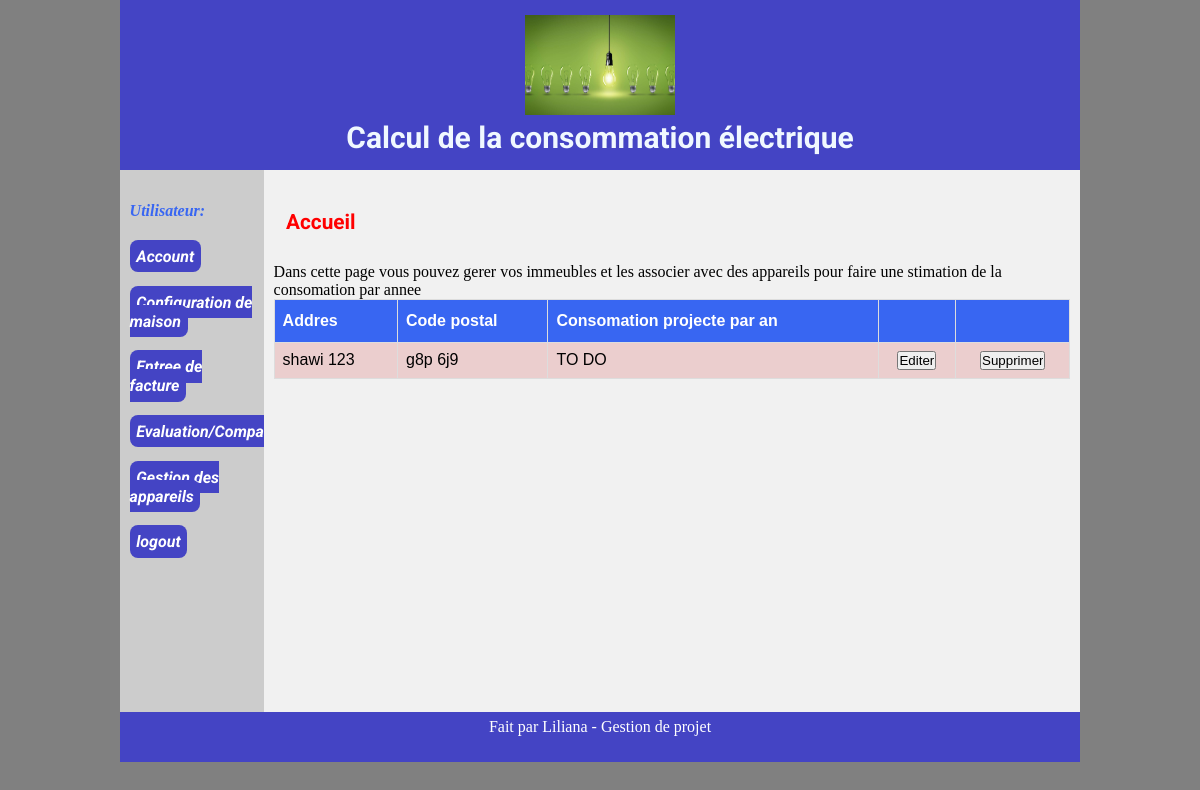
The app's page /account.php, older data.
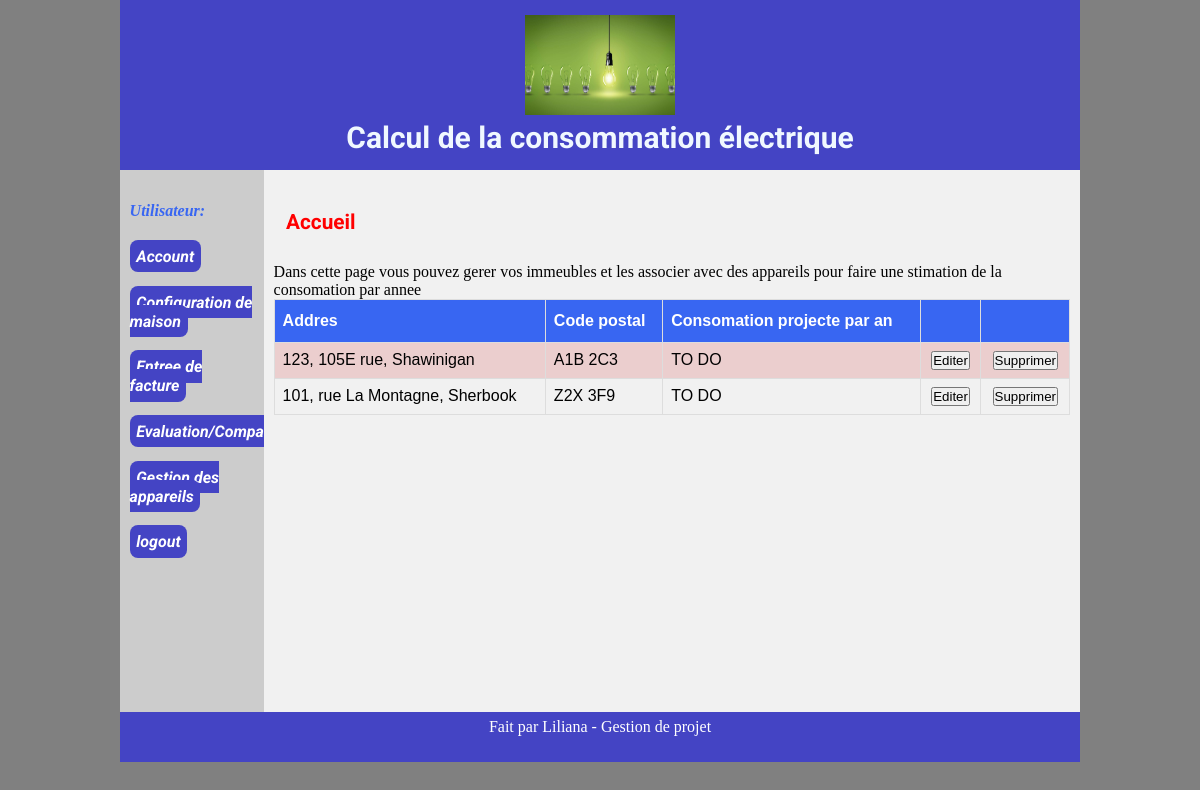
The same page, newer data.
### tables this page shows
create table if not exists  maison(
	id bigint auto_increment primary key,
	address varchar(128),
	postal_code  varchar(128),
	utilisateur_id bigint,
	constraint fk_utilisateur foreign key(utilisateur_id) references utilisateur(id) ON DELETE CASCADE ON UPDATE CASCADE
);

### db/autoloader.php (called while the page is built, shortened)
<?php
function autoload_modelrepository($class)
{
    $file = 'db/model-repository/'.$class.'.php';
}
function autoload_model($class)
{
    $file = 'db/model/'.$class.'.php';
}

### config.php (called while the page is built, shortened)
<?php
require_once 'db/autoloader.php';
$config = new ModelRepositoryConfig(NOM_BD, ADRESSE_HOTE_BD, NOM_UTILISATEUR_BD, MDP_BD);

### db/model-repository/ModelRepository.php (called while the page is built, shortened)
<?php
abstract class ModelRepository
{
    public function __construct(ModelRepositoryConfig $config)
    {
        $this->config = $config;
        $this->connexion = new PDO(
            $this->config->creerChaineConnexion(),
            $this->config->getNomUtilisateur(),
            $this->config->getMotDePasse(),
            array(
                PDO::ATTR_PERSISTENT => true,
                PDO::ATTR_ERRMODE => PDO::ERRMODE_EXCEPTION,
                PDO::MYSQL_ATTR_FOUND_ROWS => true
            )
        );
    }
}

### db/model-repository/ModelRepositoryConfig.php (called while the page is built, shortened)
<?php
class ModelRepositoryConfig
{
    private string $nomBD;
    private string $adresseHote;
    private string $nomUtilisateur;
    private string $motDePasse;
    private string $encodage;
    private string $moteur;
    public function __construct(
        string $nomBD,
        string $adresseHote,
        string $nomUtilisateur,
        string $motDePasse,
        string $encodage = 'utf8mb4',
        string $moteur = 'mysql'
    )
    {
        $this->nomBD = $nomBD;
        $this->adresseHote = $adresseHote;
        $this->nomUtilisateur = $nomUtilisateur;
        $this->motDePasse = $motDePasse;
        $this->encodage = $encodage;
        $this->moteur = $moteur;
    }
    public function creerChaineConnexion() : string
    {
        return "$this->moteur:dbname=$this->nomBD;host=$this->adresseHote;charset=$this->encodage;";
    }
    public function getNomUtilisateur() : string
    {
        return $this->nomUtilisateur;
    }
    public function getMotDePasse() : string
    {
        return $this->motDePasse;
    }
}

### db/model-repository/MaisonRepository.php (called while the page is built, shortened)
<?php
class MaisonRepository extends ModelRepository
{
    public function selectAll(): array
    {
        $requete = $this->connexion->prepare("SELECT * FROM maison");
        $requete->execute();
        $maisons = array();
        while ($record = $requete->fetch())
        {
            $maison = new Maison($record['address'], $record['postal_code'], $record['utilisateur_id'], $record['id']);
            $maisons[] = $maison;
        }
        return $maisons;
    }
}

### db/model/Maison.php (called while the page is built, shortened)
<?php
class Maison
{
    private string $address;
    private string $codePostal;
        public function setId($id): self
        {
                return $this;
        }
        public function getAddress(): string
        {
                return $this->address;
        }
        public function setAddress($address): self
        {
                $this->address = $address;
                return $this;
        }
        public function getCodePostal(): string
        {
                return $this->codePostal;
        }
        public function setCodePostal($codePostal): self
        {
                $this->codePostal = $codePostal;
                return $this;
        }
        public function setUtilisateurId($utilisateur_id): self
        {
                return $this;
        }
}
?>

### account.php (the view, shortened to what this page needs)
<?php
require_once 'config.php';
$maisonRepo = new MaisonRepository($config);
?>
<!DOCTYPE html>
<html>
<head>
    <link rel="stylesheet" href="mystyle.css">
</head>
<body>
    <?php
    require_once 'section/header.php';
    ?>
    <div class="container">
        <?php
        require_once 'section/menu-logged.php';
        ?>
        <div class="panel">
            <div class="panel-title">
                <h1>Accueil</h1>
            </div>
            <div class="panel-body">
                <P>Dans cette page vous pouvez gerer vos immeubles et les associer avec des appareils pour faire une stimation de la consomation par annee</P>
                <table>
                    <tr>
                        <th>Addres</th>
                        <th>Code postal</th>
                        <th>Consomation projecte par an</th>
                        <th></th>
                        <th></th>
                    </tr>
                    <?php
                    $maisons = $maisonRepo->selectAll();
                    foreach ($maisons as $maison)
                    {
                    ?>
                        <tr>
                            <td><?= $maison->getAddress() ?></td>
                            <td><?= $maison->getCodePostal() ?></td>
                            <td>TO DO</td>
                            <td class="td-center">
                                <form name="editerMaisson" action="account.php" method="post">
                                    <input type="submit" name="boutonEditerMaison" value="Editer">
                                </form>
                            </td>
                            <td class="td-center">
                                <form name="supprimerMaison" action="account.php" method="post">
                                    <input type="submit" name="boutonSupprimer" value="Supprimer">
                                </form>
                            </td>
                        </tr>
                    <?php
                    }
                    ?>
                </table>
            </div>
        </div>
    </div>
    <?php
    require_once 'section/footer.php';
    ?>
</body>
</html>

### section/header.php
<div class ="header" >
    <img src="images/image.jpg" alt="Ampoules" width="150" height="100">
    <h2>Calcul de la consommation électrique</h2>
</div>

### section/menu-logged.php
<div class = "menu">
    <p class="utilisateur"> Utilisateur: <?= $_SESSION["username"] ?> </p>
    <ul>
      <li><a class = "menu_option" href="account.php">Account</a></li>
      <li><a class = "menu_option" href="configurationmaison.php">Configuration de maison</a></li>
      <li><a class = "menu_option" href="entreefacture.php">Entree de facture</a></li>
      <li><a class = "menu_option" href="evaluation.php">Evaluation/Comparaison</a></li>
      <li><a class = "menu_option" href="gestionappareil.php">Gestion des appareils</a></li>
      <li><a class = "menu_option" href="index.php">logout</a></li>
    </ul>
</div>

### section/footer.php
<div class="footer">
    <p>Fait par Liliana - Gestion de projet</p>
</div>

### mystyle.css (style rules this page uses)
* { margin: 0; padding: 0; box-sizing: border-box; }
body { margin: auto; width: 80%; background: grey; }
.header { background-color: #4444c4; font-family: 'Roboto', sans-serif; padding: 15px; text-align: center; font-size: 20px; color: aliceblue; }
.menu { float: left; width: 15%; background: #ccc; padding: 20px; padding: 2em .6em; min-height: calc(74vh - 50px); }
.menu ul { list-style-type: none; }
li { padding-top: 20pt; }
.menu_option { background: #4444c4; color: #fff; font-family: 'Roboto', sans-serif; font-weight: bold; font-size: 1rem; font-style: italic; padding: 5pt; border: none; border-radius: .5em; text-decoration: none; }
.panel { float: left; padding: 20px; width: 85%; background-color: #f1f1f1; padding: 2em .6em; min-height: calc(74vh - 50px); }
.container { background: #ccc; }
.container::after { content: ""; display: table; clear: both; }
.panel-title { border-style: dashed; border: #3866f2; border-color: #3866f2; text-align: left; margin: 0px; padding: 0px; color: red; }
.panel-body { text-align: left; margin-top: 20px; padding: 0px; }
.footer { background: #4444c4; padding: 10px; text-align: center; color: #fff; padding: .4em .6em; height: 50px; }
h1 { font-family: 'Roboto', sans-serif; font-size: 1.3rem; padding: .4em .6em; }
table { font-family: Arial, Helvetica, sans-serif; border-collapse: collapse; width: 100%; }
table td, table th { border: 1px solid #ddd; padding: 8px; }
table tr:nth-child(even) { background-color: #ebcece; }
table th { padding-top: 12px; padding-bottom: 12px; text-align: left; background-color: #3866f2; color: white; }
.td-center { text-align: center; }
.utilisateur { color:#3866f2; font-style: italic; font-weight: bold; }

Row changes from the older to the newer data that the page shows:
removed maison: address "shawi 123", postal_code "g8p 6j9"
added maison: address "123, 105E rue, Shawinigan", postal_code "A1B 2C3"
added maison: address "101, rue La Montagne, Sherbook", postal_code "Z2X 3F9"
